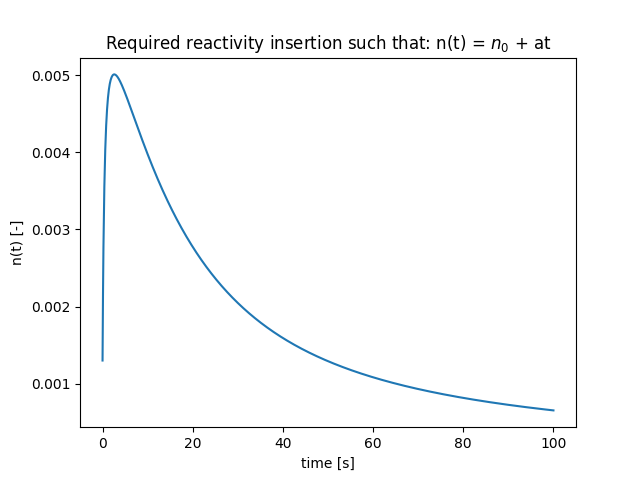

The script that saved this image:
import matplotlib.pyplot as plt
from scipy.optimize import minimize_scalar
import numpy as np
import math


a = 2
n0 = 1
lam = 0.1
beta = 0.0065
bol = 10
l = beta / bol


def rho_t(t):
    """Get rho as function of t
    """

    t1 = a / (n0 + a*t)
    t2 = beta*(1-math.exp(-lam*t)) / lam

    return t1*(l + t2)

times = np.linspace(0, 100, 1000)

rho = []
for t in times:
    rho.append(rho_t(t))

fig = plt.figure()
plt.plot(times, rho)
plt.title(r'Required reactivity insertion such that: n(t) = $n_0$ + at')
plt.xlabel('time [s]')
plt.ylabel('n(t) [-]')
plt.savefig('pr3.png')

